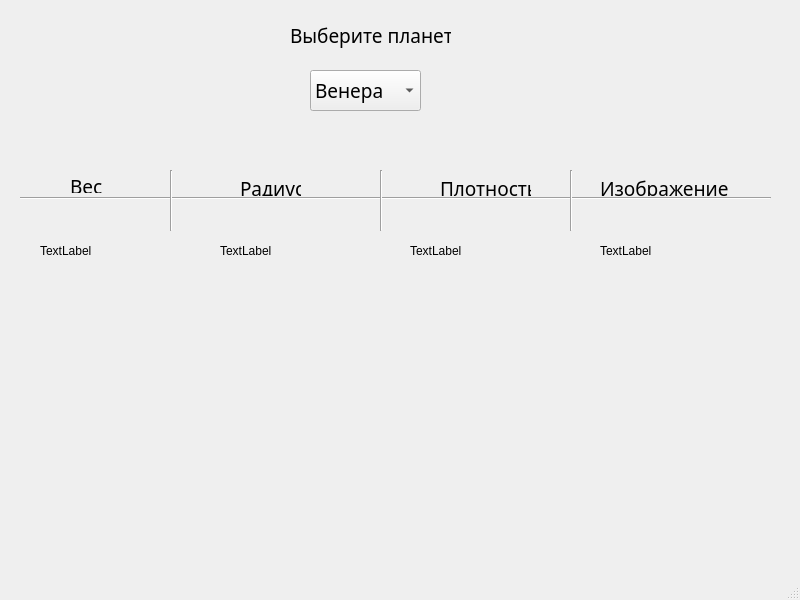
<?xml version="1.0" encoding="UTF-8"?>
<ui version="4.0">
 <class>MainWindow</class>
 <widget class="QMainWindow" name="MainWindow">
  <property name="geometry">
   <rect>
    <x>0</x>
    <y>0</y>
    <width>800</width>
    <height>600</height>
   </rect>
  </property>
  <property name="windowTitle">
   <string>MainWindow</string>
  </property>
  <widget class="QWidget" name="centralwidget">
   <widget class="QComboBox" name="comboBox">
    <property name="geometry">
     <rect>
      <x>310</x>
      <y>70</y>
      <width>111</width>
      <height>41</height>
     </rect>
    </property>
    <property name="font">
     <font>
      <family>ГОСТ тип А</family>
      <pointsize>14</pointsize>
     </font>
    </property>
    <item>
     <property name="text">
      <string>Венера</string>
     </property>
    </item>
    <item>
     <property name="text">
      <string>Меркурий</string>
     </property>
    </item>
    <item>
     <property name="text">
      <string>Марс</string>
     </property>
    </item>
    <item>
     <property name="text">
      <string>Юпитер</string>
     </property>
    </item>
   </widget>
   <widget class="QLabel" name="label">
    <property name="geometry">
     <rect>
      <x>290</x>
      <y>20</y>
      <width>161</width>
      <height>31</height>
     </rect>
    </property>
    <property name="font">
     <font>
      <family>ГОСТ тип А</family>
      <pointsize>14</pointsize>
     </font>
    </property>
    <property name="text">
     <string>Выберите планету:</string>
    </property>
   </widget>
   <widget class="QLabel" name="label_2">
    <property name="geometry">
     <rect>
      <x>70</x>
      <y>180</y>
      <width>47</width>
      <height>13</height>
     </rect>
    </property>
    <property name="font">
     <font>
      <family>ГОСТ тип А</family>
      <pointsize>14</pointsize>
     </font>
    </property>
    <property name="text">
     <string>Вес</string>
    </property>
   </widget>
   <widget class="QLabel" name="label_3">
    <property name="geometry">
     <rect>
      <x>240</x>
      <y>180</y>
      <width>61</width>
      <height>16</height>
     </rect>
    </property>
    <property name="font">
     <font>
      <family>ГОСТ тип А</family>
      <pointsize>14</pointsize>
     </font>
    </property>
    <property name="text">
     <string>Радиус</string>
    </property>
   </widget>
   <widget class="QLabel" name="label_4">
    <property name="geometry">
     <rect>
      <x>440</x>
      <y>180</y>
      <width>91</width>
      <height>16</height>
     </rect>
    </property>
    <property name="font">
     <font>
      <family>ГОСТ тип А</family>
      <pointsize>14</pointsize>
     </font>
    </property>
    <property name="text">
     <string>Плотность</string>
    </property>
   </widget>
   <widget class="QLabel" name="label_5">
    <property name="geometry">
     <rect>
      <x>600</x>
      <y>180</y>
      <width>141</width>
      <height>16</height>
     </rect>
    </property>
    <property name="font">
     <font>
      <family>ГОСТ тип А</family>
      <pointsize>14</pointsize>
     </font>
    </property>
    <property name="text">
     <string>Изображение</string>
    </property>
   </widget>
   <widget class="Line" name="line">
    <property name="geometry">
     <rect>
      <x>20</x>
      <y>190</y>
      <width>751</width>
      <height>16</height>
     </rect>
    </property>
    <property name="orientation">
     <enum>Qt::Horizontal</enum>
    </property>
   </widget>
   <widget class="Line" name="line_2">
    <property name="geometry">
     <rect>
      <x>170</x>
      <y>170</y>
      <width>3</width>
      <height>61</height>
     </rect>
    </property>
    <property name="orientation">
     <enum>Qt::Vertical</enum>
    </property>
   </widget>
   <widget class="Line" name="line_3">
    <property name="geometry">
     <rect>
      <x>380</x>
      <y>170</y>
      <width>3</width>
      <height>61</height>
     </rect>
    </property>
    <property name="orientation">
     <enum>Qt::Vertical</enum>
    </property>
   </widget>
   <widget class="Line" name="line_4">
    <property name="geometry">
     <rect>
      <x>570</x>
      <y>170</y>
      <width>3</width>
      <height>61</height>
     </rect>
    </property>
    <property name="orientation">
     <enum>Qt::Vertical</enum>
    </property>
   </widget>
   <widget class="QLabel" name="label_6">
    <property name="geometry">
     <rect>
      <x>40</x>
      <y>220</y>
      <width>101</width>
      <height>61</height>
     </rect>
    </property>
    <property name="text">
     <string>TextLabel</string>
    </property>
   </widget>
   <widget class="QLabel" name="label_7">
    <property name="geometry">
     <rect>
      <x>220</x>
      <y>220</y>
      <width>101</width>
      <height>61</height>
     </rect>
    </property>
    <property name="text">
     <string>TextLabel</string>
    </property>
   </widget>
   <widget class="QLabel" name="label_8">
    <property name="geometry">
     <rect>
      <x>410</x>
      <y>220</y>
      <width>111</width>
      <height>61</height>
     </rect>
    </property>
    <property name="text">
     <string>TextLabel</string>
    </property>
   </widget>
   <widget class="QLabel" name="label_9">
    <property name="geometry">
     <rect>
      <x>600</x>
      <y>230</y>
      <width>131</width>
      <height>41</height>
     </rect>
    </property>
    <property name="text">
     <string>TextLabel</string>
    </property>
   </widget>
  </widget>
  <widget class="QMenuBar" name="menubar">
   <property name="geometry">
    <rect>
     <x>0</x>
     <y>0</y>
     <width>800</width>
     <height>21</height>
    </rect>
   </property>
  </widget>
  <widget class="QStatusBar" name="statusbar"/>
 </widget>
 <resources/>
 <connections/>
</ui>
